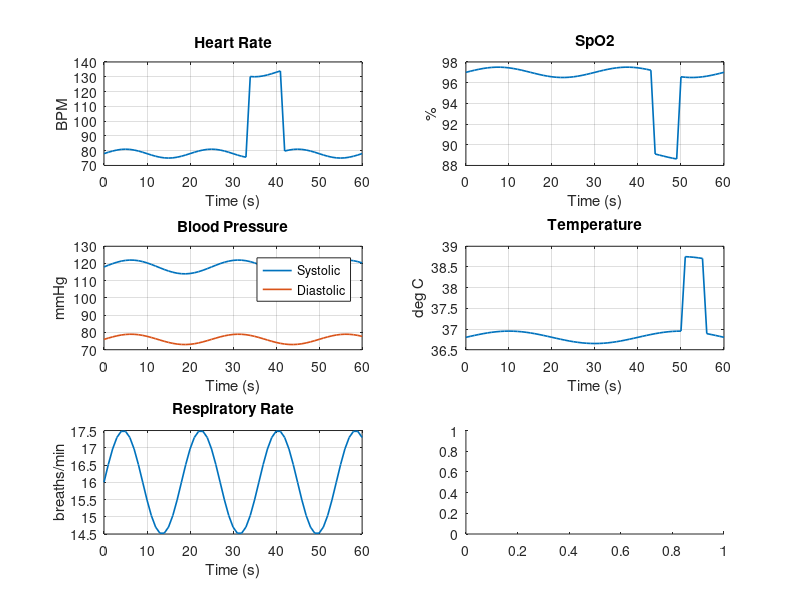

This figure's MATLAB source: (Note: this script raises an error after producing the figure.)
%% Smart Assisted-Care Hospital Bed
% Day 2 — Synthetic Patient Vitals Analysis
% Engineering simulation only. Not clinical data.

clear; clc; close all;

t = (0:1:60)';

hr = 78 + 3*sin(2*pi*t/20);
spo2 = 97 + 0.5*sin(2*pi*t/30);
sys = 118 + 4*sin(2*pi*t/25);
dia = 76 + 3*sin(2*pi*t/25);
temp = 36.8 + 0.15*sin(2*pi*t/40);
resp = 16 + 1.5*sin(2*pi*t/18);

% Inject demonstration abnormal segments
hr(35:42) = hr(35:42) + 55;
spo2(45:50) = spo2(45:50) - 8;
temp(52:56) = temp(52:56) + 1.8;

% Engineering test thresholds only — NOT clinical limits
warnHR = hr < 50 | hr > 120;
warnSpO2 = spo2 < 92;
warnTemp = temp < 35.5 | temp > 38.0;
warnResp = resp < 10 | resp > 24;
warnBP = sys < 90 | sys > 140 | dia < 60 | dia > 90;
overallWarning = warnHR | warnSpO2 | warnTemp | warnResp | warnBP;

figure('Name','Day 2 - Simulated Patient Vitals');
subplot(3,2,1); plot(t, hr, 'LineWidth', 1.2); xlabel('Time (s)'); ylabel('BPM'); title('Heart Rate'); grid on;
subplot(3,2,2); plot(t, spo2, 'LineWidth', 1.2); xlabel('Time (s)'); ylabel('%'); title('SpO2'); grid on;
subplot(3,2,3); plot(t, sys, 'LineWidth', 1.2); hold on; plot(t, dia, 'LineWidth', 1.2); xlabel('Time (s)'); ylabel('mmHg'); title('Blood Pressure'); legend('Systolic','Diastolic'); grid on;
subplot(3,2,4); plot(t, temp, 'LineWidth', 1.2); xlabel('Time (s)'); ylabel('deg C'); title('Temperature'); grid on;
subplot(3,2,5); plot(t, resp, 'LineWidth', 1.2); xlabel('Time (s)'); ylabel('breaths/min'); title('Respiratory Rate'); grid on;
subplot(3,2,6); stairs(t, overallWarning, 'LineWidth', 1.2); xlabel('Time (s)'); ylabel('Warning'); title('Engineering Warning State'); ylim([-0.1 1.1]); grid on;

T = table(t, hr, spo2, sys, dia, temp, resp, overallWarning, ...
    'VariableNames', {'Time_s','HR_BPM','SpO2_pct','Sys_mmHg','Dia_mmHg','Temp_C','Resp_per_min','Warning'});
writetable(T, 'day2_simulated_patient_vitals.csv');

disp('Saved day2_simulated_patient_vitals.csv');
